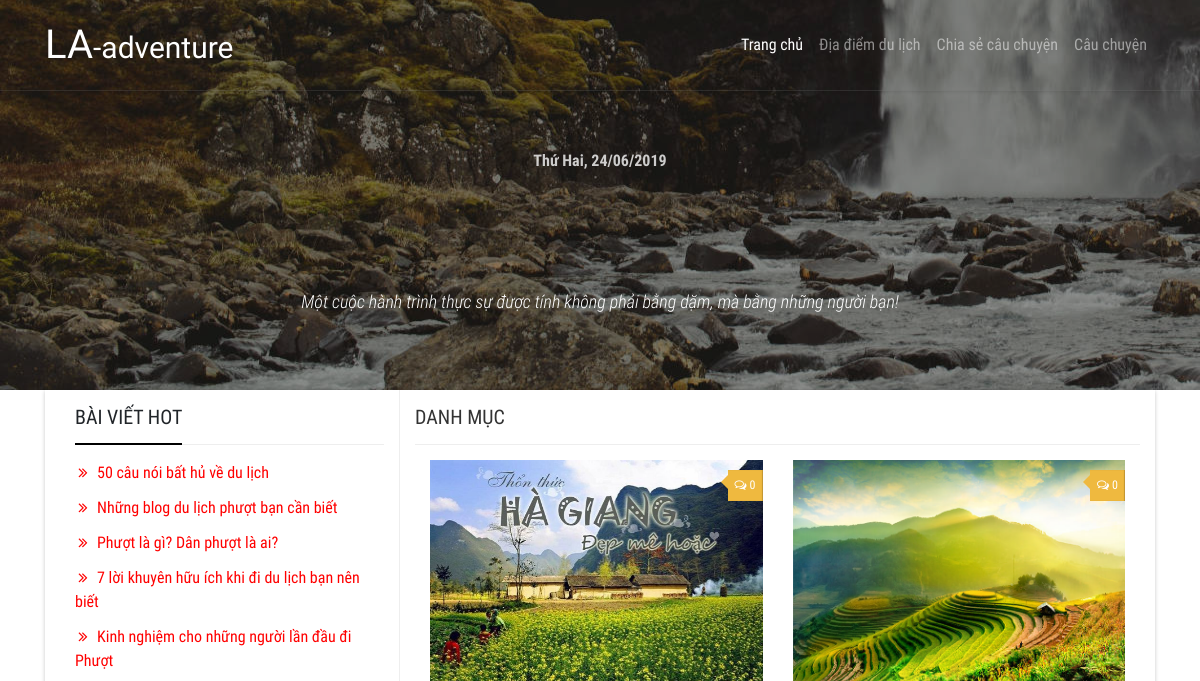
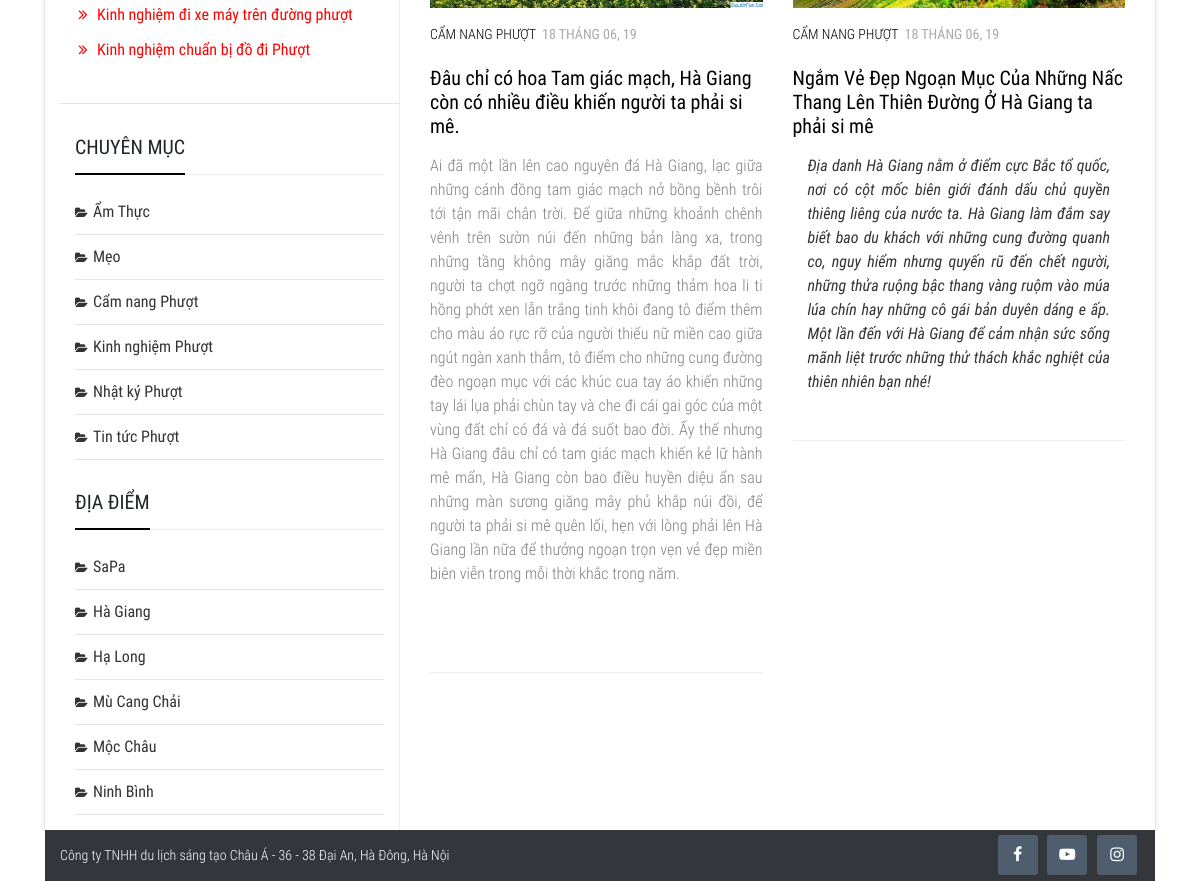
The page /danhmuctintuc.php?id=27 on the database as committed earlier (2 pictures, top to bottom).
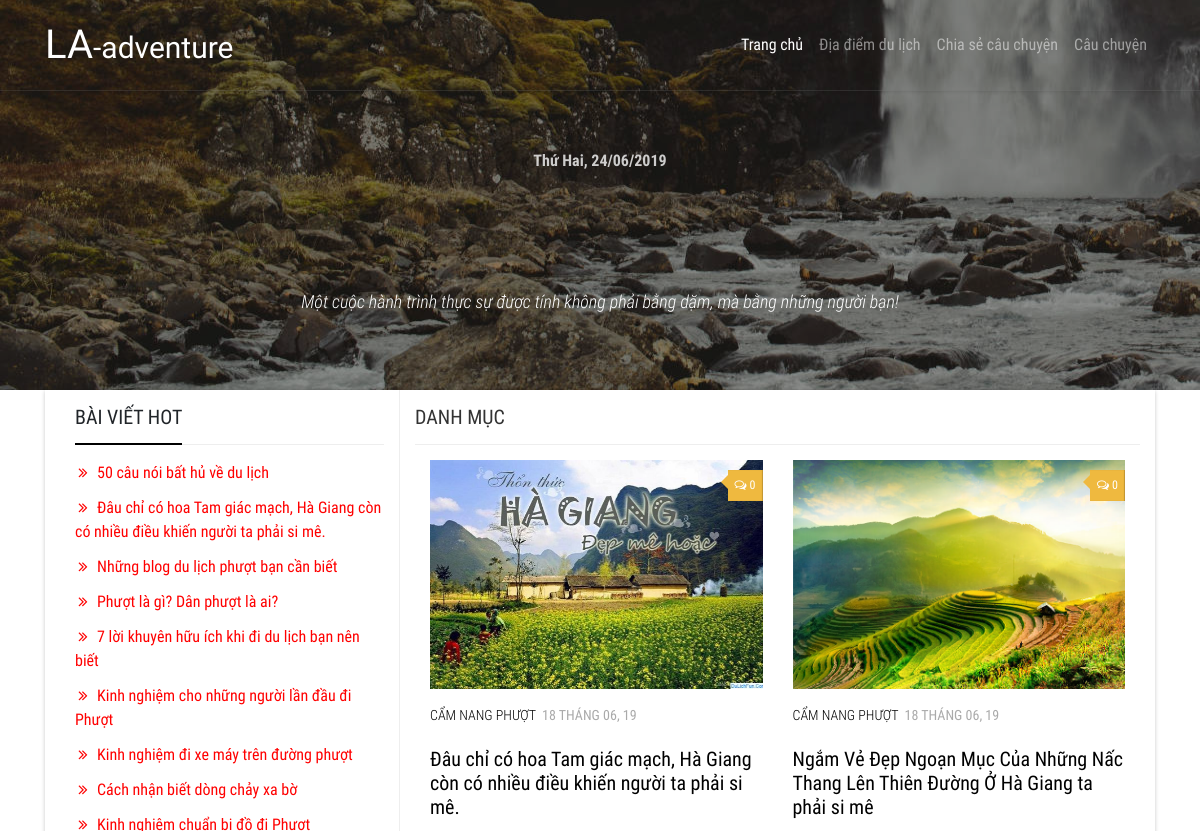
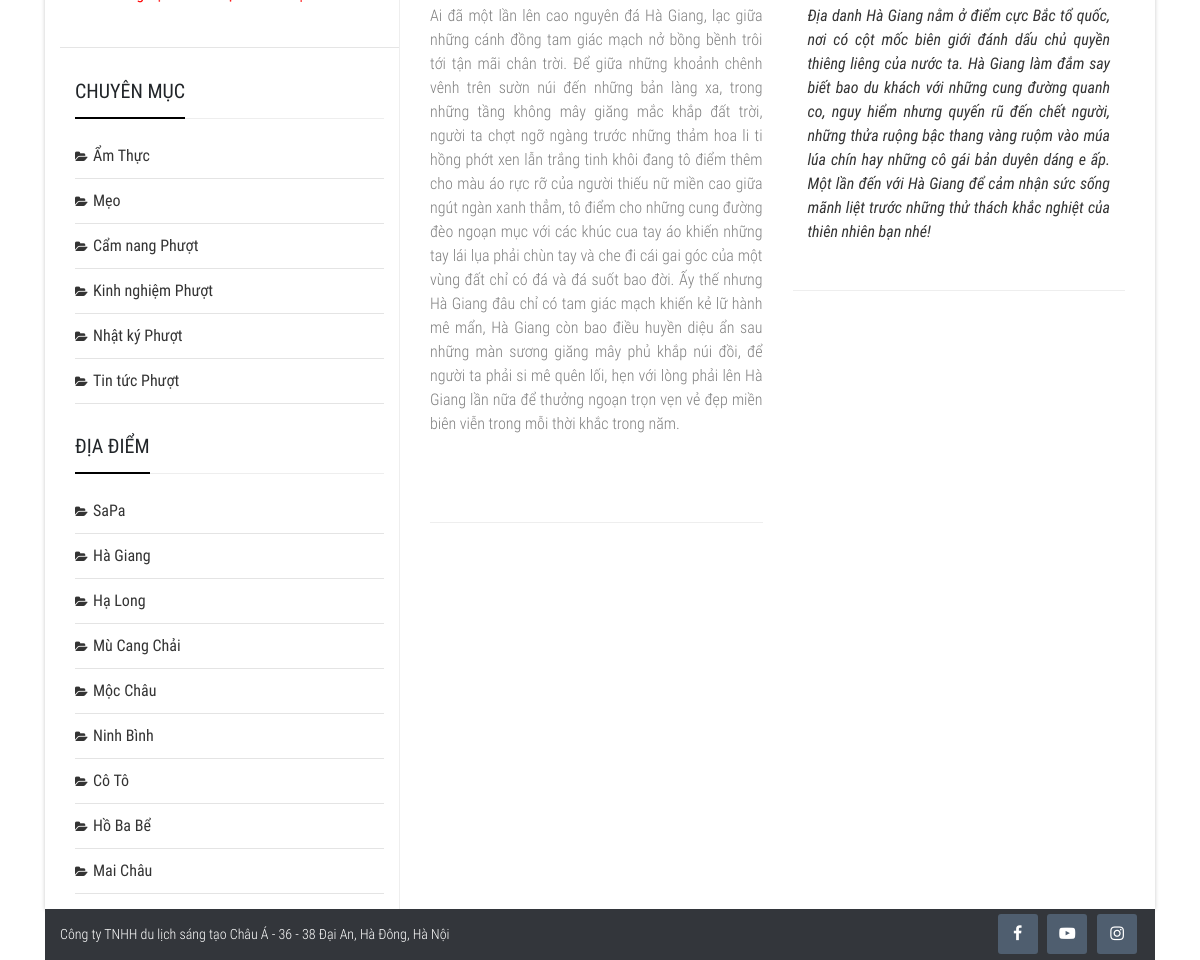
The same page on the database as committed later (2 pictures, top to bottom).
### tables this page shows
CREATE TABLE `tintuc` (
  `tintuc_id` int(11) NOT NULL,
  `danhmuc_id` int(11) DEFAULT NULL,
  `tintuc_ten` varchar(150) DEFAULT NULL,
  `tintuc_mota` text NOT NULL,
  `tintuc_noidung` text DEFAULT NULL,
  `tintuc_anh` varchar(100) DEFAULT NULL,
  `tintuc_ngaytao` date DEFAULT NULL,
  `tintuc_hot` tinyint(4) DEFAULT NULL
);

CREATE TABLE `danhmuc` (
  `danhmuc_id` int(11) NOT NULL,
  `danhmuc_ten` varchar(100) NOT NULL,
  `danhmuc_vitri` int(11) NOT NULL,
  `danhmuc_ngaytao` date NOT NULL
);

CREATE TABLE `diadiem` (
  `diadiem_id` int(11) NOT NULL,
  `diadiem_ten` varchar(150) NOT NULL,
  `diadiem_anh` varchar(100) NOT NULL,
  `diadiem_ngaytao` date NOT NULL,
  `diadiem_vitri` int(11) NOT NULL
);

### includes/functions.php (called while the page is built, shortened)
<?php
    function validate_id($id) {
        if(isset($id) && filter_var($id, FILTER_VALIDATE_INT, array('min_range' =>1))) {
            $val_id = $id;
            return $val_id;
        } else {
            return NULL;
        }
    }
    function fetch_categories_news($display = 5, $id) {
        global $dbc;
        $start = (isset($_GET['s']) && filter_var($_GET['s'], FILTER_VALIDATE_INT, array('min_range' => 1))) ? $_GET['s'] : 0;
        $query = "SELECT n.tintuc_hot ,n.tintuc_id ,n.tintuc_ten, n.tintuc_mota, n.tintuc_noidung, n.tintuc_anh, DATE_FORMAT(n.tintuc_ngaytao, '%d Tháng %m, %y') AS date, c.danhmuc_ten, c.danhmuc_id ";
        $query .= " FROM tintuc AS n ";
        $query .= " INNER JOIN danhmuc AS c ";
        $query .= " USING (danhmuc_id) WHERE c.danhmuc_id = '{$id}' ORDER BY n.tintuc_hot DESC LIMIT {$start}, {$display}";
        $result = $dbc->query($query);
        if($result->num_rows > 0) {
            $posts = array();
            while($results = $result->fetch_array(MYSQLI_ASSOC)) {
                $posts[] = $results;
            }
            return $posts;
        } else {
            return FALSE;
        }
    }
    function countComment($type, $id) {
        global $dbc;
        $query = "SELECT count(binhluan_id) FROM binhluan WHERE binhluan_kieu = '{$type}' AND foreign_id = {$id}";
        $result = $dbc->query($query);
        if($result->num_rows > 0) {
            list($count) = $result->fetch_array(MYSQLI_NUM);
          return $count;
        } else{
          return FALSE;
        }
    }
?>

### danhmuctintuc.php (the view, shortened to what the changed rows need)
<?php include('includes/mysqli_connect.php');?>
<?php include('includes/functions.php');?>
<?php include('includes/header_sub.php');?>
<?php
$type = 'tintuc';
if($id = validate_id($_GET['id'])) {
    $display = 4;
    $posts = fetch_categories_news($display, $id);
    $type = 'tintuc';
} else {
    redirect_to();
}
 ?>
<main id="main">
  <div class="container">
    <div class="row">
      <div class="col-md-12">
        <div class="wrapper-main">
          <div class="row m-0">
            <div class="col-md-4 p-0">
              <?php include('includes/sidebar.php');?>
            </div>
            <div class="col-md-8 p-0">
              <div class="wrapper-main-content">
                <h2 class="title"> DANH MỤC </h2>
                <div class="row">
                  <div class="col-md-12">
                    <div class="box-content">
                      <div id="grid-wrapper" class="post-list clearfix">
                        <div class="row">
                          <?php
                          if(!empty($posts)){
                            foreach ($posts as $post) {
                              $countComment = countComment($type, $post['tintuc_id']);
                              if($countComment > 0) {
                                $count = $countComment;
                              } else {
                                $count = 0;
                              }
                             echo "
                                  <div class='col-md-6'>
                                    <article class='clearfix post'>
                                      <div class='post-inner post-hover'>
                                          <div class='post-thumbnail featured-img-thumb-large'>
                                              <a href='single.php?id={$post['tintuc_id']}' title=''>
                                                  <img src='".BASE_URL."/admin/uploads/images/{$post['tintuc_anh']}' class='img-fluid' alt=''>
                                              </a>
                                              <a class='post-comments' href='single.php?id={$post['tintuc_id']}#disscuss'><span><i class='fa fa-comments-o'></i>{$count}</span></a>
                                          </div>
                                          <div class='post-meta clearfix'>
                                              <p class='post-category'><a href='danhmuctintuc.php?id={$post['danhmuc_id']}'>{$post['danhmuc_ten']}</a></p>
                                              <p class='post-date'>
                                                  <time class='published'>{$post['date']}</time>
                                              </p>
                                          </div>
                                          <h2 class='post-title'>
                                            <a href='single.php?id={$post['tintuc_id']}' title='{$post['tintuc_ten']}'>{$post['tintuc_ten']}</a>
                                          </h2>
                                          <div class='excerpt'>
                                              <p>{$post['tintuc_mota']}</p>
                                          </div>
                                      </div>
                                    </article>
                                </div>
                              ";
                            }
                          } else {
                            $messages = "<p>Không có bài viết nào</p>";
                          }
                          ?>
                        </div>
                      </div>
                    </div>
                  </div>
                </div>
              </div>
            </div>
          </div>
        </div>
      </div>
    </div>
  </div>
</main>
<?php include('includes/footer.php');?>

### includes/sidebar.php (shortened to what the changed rows need)
<aside id="aside">
  <div class="sidebar-sticky">
    <div class="wrapper-post-hot">
      <ul class="list-post-hot">
        <?php
          $query = "SELECT tintuc_id, tintuc_ten FROM tintuc WHERE tintuc_hot = 1 ORDER BY tintuc_id ASC LIMIT 0, 10";
          $result = $dbc->query($query);
          while ($news = $result->fetch_array(MYSQLI_ASSOC)) {
              echo "<li><a href='single.php?id={$news['tintuc_id']}'";
              echo ">".$news['tintuc_ten']. "</a></li>";
          }
         ?>
      </ul>
    </div>
    <div class="wrapper-categories">
      <ul>
        <?php
          $query = "SELECT * FROM danhmuc ORDER BY danhmuc_id ASC";
          $result = $dbc->query($query);
          while ($cats = $result->fetch_array(MYSQLI_ASSOC)) {
              echo "<li class='cat-item'><a href='danhmuctintuc.php?id={$cats['danhmuc_id']}'";
              echo ">".$cats['danhmuc_ten']. "</a></li>";
          }
         ?>
      </ul>
    </div>
    <div class="wrapper-categories">
      <ul>
        <?php
          $query = "SELECT * FROM diadiem ORDER BY diadiem_id ASC";
          $result = $dbc->query($query);
          while ($location = $result->fetch_array(MYSQLI_ASSOC)) {
              echo "<li class='cat-item'><a href='diadiem.php?id={$location['diadiem_id']}'";
              echo ">".$location['diadiem_ten']. "</a></li>";
          }
         ?>
      </ul>
    </div>
  </div>
</aside>

Rows that differ between the two databases and show on the page:
now on one of the page's lists (row edited): tintuc: tintuc_ten "Đâu chỉ có hoa Tam giác mạch, Hà Giang còn có nhiều điều khiến người ta phải si mê."
now on this page (row edited): tintuc: tintuc_ten "Cách nhận biết dòng chảy xa bờ", shown under "BÀI VIẾT HOT"
added diadiem: diadiem_ten "Cô Tô"
added diadiem: diadiem_ten "Hồ Ba Bể"
added diadiem: diadiem_ten "Mai Châu"
